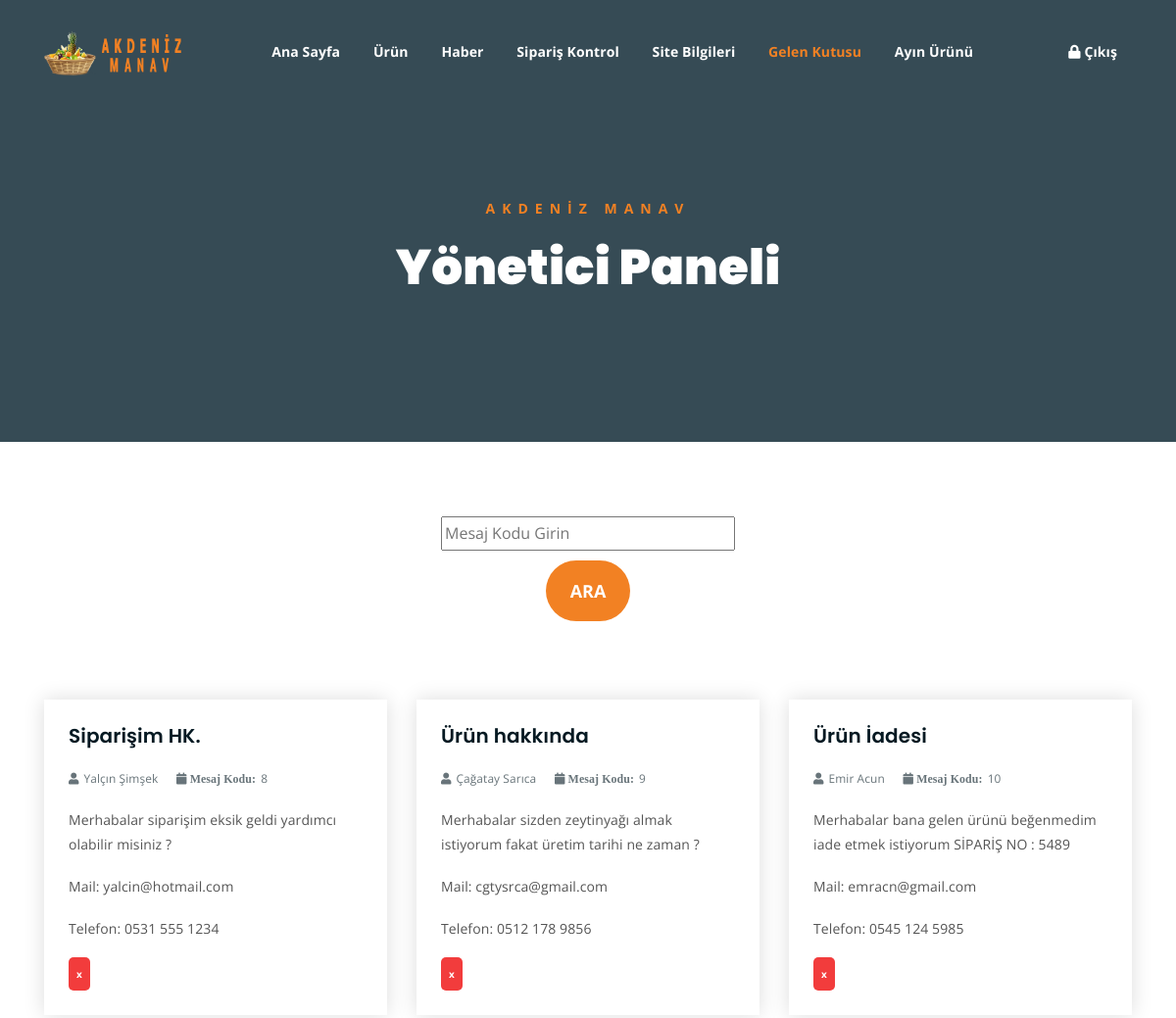
/gkutusu.php (signed in), run on the app's committed database.
### tables this page shows
CREATE TABLE `iletisim`  (
  `ads` varchar(255) NULL DEFAULT NULL,
  `mail` varchar(255) NULL DEFAULT NULL,
  `tel` varchar(255) NULL DEFAULT NULL,
  `konu` varchar(255) NULL DEFAULT NULL,
  `mesaj` varchar(255) NULL DEFAULT NULL,
  `id` int NOT NULL AUTO_INCREMENT,
  PRIMARY KEY (`id`) USING BTREE
);

### gkutusu.php (the view, shortened to what this page needs)
<!DOCTYPE html>
<html lang="tr">
<?php
include('baglan.php');
?>
<head>
	<link rel="stylesheet" href="assets/css/all.min.css">
	<link rel="stylesheet" href="assets/bootstrap/css/bootstrap.min.css">
	<link rel="stylesheet" href="assets/css/owl.carousel.css">
	<link rel="stylesheet" href="assets/css/magnific-popup.css">
	<link rel="stylesheet" href="assets/css/animate.css">
	<link rel="stylesheet" href="assets/css/meanmenu.min.css">
	<link rel="stylesheet" href="assets/css/main.css">
	<link rel="stylesheet" href="assets/css/responsive.css">
</head>
<body>
	<div class="breadcrumb-section breadcrumb-bg">
		<div class="container">
			<div class="row">
				<div class="col-lg-8 offset-lg-2 text-center">
					<div class="breadcrumb-text">
						<p>AKDENİZ MANAV</p>
						<h1>Yönetici Paneli</h1>
					</div>
				</div>
			</div>
		</div>
	</div>
	<div class="top-header-area" id="sticker">
		<div class="container">
			<div class="row">
				<div class="col-lg-12 col-sm-12 text-center">
					<div class="main-menu-wrap">
						<div class="site-logo">
							<a href="yonetim.php">
								<img src="assets/img/logo.png" alt="">
							</a>
						</div>
						<nav class="main-menu">
							<ul>
								<li><a href="yonetim.php">Ana Sayfa</a></li>
								<li><a href="#">Ürün</a>
								</li>
								<li><a href="#">Haber</a>
								</li>
								<li><a href="sipkon.php">Sipariş Kontrol</a></li>
								<li><a href="#">Site Bilgileri</a>
									</li>
									<li   class="current-list-item"><a href="gkutusu.php">Gelen Kutusu</a></li>
									<li><a href="ayurun.php">Ayın Ürünü</a></li>
								<li>
									<div class="header-icons">
										<a class="mobile-hide search-bar-icon" href="logout.php"><i class="fas fa-lock"></i>   Çıkış</a>
									</div>
								</li>
							</ul>
						</nav>
					</div>
				</div>
			</div>
		</div>
	</div>
	<br>
	<br>
	<br>
<?php
$searchTerm = $_GET['search'] ?? '';
$sql = "SELECT * FROM iletisim WHERE id LIKE '%$searchTerm%'";
$result = mysqli_query($conn, $sql);
if (mysqli_num_rows($result) > 0) {
	echo '<div style="text-align: center; margin-bottom: 10px;">';
    echo '<form method="GET" action="">';
    echo '<input type="text" name="search" placeholder="Mesaj Kodu Girin" value="' . $searchTerm . '" style="margin-bottom: 10px; width: 300px; font-size: 16px;">';
    echo '<br>';
    echo '<input type="submit" value="Ara" style="font-size: 18px; font-weight: bold; padding: 8px background-color: #4CAF50; color: white; border: none; border-radius: 5px; cursor: pointer;">';
    echo '</form>';
    echo '</div>';
    ?>
	<div class="latest-news mt-80 mb-80">
		<div class="container">
			<div class="row"><?php
    while ($row = mysqli_fetch_assoc($result)) {
        ?>
        <div class="col-lg-4 col-md-6">
            <div class="single-latest-news">
                <div class="news-text-box">
				 <h3><a><?php echo $row['konu']?></a></h3>
                    <p class="blog-meta">
                        <span class="author"><i class="fas fa-user"></i><?php echo $row['ads']?></span>
                        <span class="date"><i class="fas fa-calendar"> Mesaj Kodu:</i><?php echo $row['id']?></span>
                    </p>
                    <p class="excerpt"><?php echo nl2br($row['mesaj'])?></p>
					<p class="excerpt">Mail: <?php echo nl2br($row['mail'])?></p>
					<p class="excerpt">Telefon: <?php echo nl2br($row['tel'])?></p>
                    <input type="button" value="x" style="font-size: 10px; font-weight: bold; padding: 8px; background-color: #F23C3C; color: white; border: none; border-radius: 5px; cursor: pointer; " onclick="confirmDelete(<?php echo $row['id']; ?>)">
                </div>
            </div>
			<br>
			<br>
			<br>
			<br>
			<br>
        </div>
        <?php
    }
}
?>
</body>
</html>

### assets/css/main.css (style rules this page uses)
html { font-size: 14px; font-weight: 400; line-height: 28px; height: 100%; }
body { font-family: "Open Sans", sans-serif; font-weight: 400; font-size: 1rem; letter-spacing: 0.1px; line-height: 1.8; color: #051922; overflow-x: hidden; }
body img { max-width: 100%; }
a { cursor: pointer; text-decoration: none; -webkit-transition: all 0.2s ease-in-out; -o-transition: all 0.2s ease-in-out; transition: all 0.2s ease-in-out; }
h1, .h1, h2, .h2, h3, .h3, h4, .h4, h5, .h5, h6, .h6 { font-family: "Poppins", sans-serif; font-weight: 700; margin: 0 0 1.25rem 0; color: #051922; }
h1:last-child, .h1:last-child, h2:last-child, .h2:last-child, h3:last-child, .h3:last-child, h4:last-child, .h4:last-child, h5:last-child, .h5:last-child, h6:last-child, .h6:last-child { margin: 0; }
h1, .h1 { font-size: 4rem; font-weight: 700; line-height: 4rem; }
h3, .h3 { font-size: 2rem; font-weight: 700; line-height: 2.25rem; }
p { font-family: "Open Sans", sans-serif; font-weight: 400; font-size: 1rem; letter-spacing: 0.1px; line-height: 1.8; color: #051922; margin: 0 0 1.25rem 0; }
.mt-80 { margin-top: 80px; }
.mb-80 { margin-bottom: 80px; }
.breadcrumb-bg { background-image: url(../img/breadcrumb-bg.jpg); }
.breadcrumb-text p { color: #F28123; font-weight: 700; text-transform: uppercase; letter-spacing: 7px; }
.breadcrumb-text h1 { font-size: 50px; font-weight: 900; color: #fff; margin: 0; margin-top: 20px; }
.breadcrumb-section { padding: 150px 0; background-size: cover; background-position: center center; position: relative; z-index: 1; background-attachment: fixed; padding-top: 200px; }
.breadcrumb-section:after { position: absolute; left: 0; top: 0; width: 100%; height: 100%; content: ""; background-color: #07212e; z-index: -1; opacity: 0.8; }
.top-header-area { position: absolute; z-index: 999; width: 100%; padding: 25px 0; }
nav.main-menu ul { margin: 0; padding: 0; list-style: none; }
nav.main-menu ul li { display: inline-block; }
nav.main-menu ul li a { color: #fff; font-weight: 700; display: block; padding: 15px; }
nav.main-menu ul > li { position: relative; }
nav.main-menu ul li:last-child a { display: inline-block; }
nav.main-menu > ul li:last-child { float: right; }
.site-logo { float: left; max-width: 150px; }
.main-menu-wrap { position: relative; }
.header-icons a { color: #fff; display: inline-block; padding: 10px; }
.site-logo { padding: 6px 0; }
nav.main-menu ul li.current-list-item > a { color: #F28123; }
nav.main-menu li a { -webkit-transition: 0.3s; -o-transition: 0.3s; transition: 0.3s; }
.top-header-area .header-icons a { -webkit-transition: 0.3s; -o-transition: 0.3s; transition: 0.3s; }
.top-header-area { -webkit-transition: 0.3s; -o-transition: 0.3s; transition: 0.3s; }
.single-latest-news { -webkit-box-shadow: 0 0 20px #dddddd; box-shadow: 0 0 20px #dddddd; -webkit-transition: 0.3s; -o-transition: 0.3s; transition: 0.3s; }
input[type="submit"] { -webkit-transition: 0.3s; -o-transition: 0.3s; transition: 0.3s; border-radius: 50px !important; }
html, body { height: 100%; }
input[type="submit"] { background-color: #F28123; color: #051922; font-weight: 700; text-transform: uppercase; font-size: 15px; border: none !important; cursor: pointer; padding: 15px 25px; border-radius: 3px; }
.single-latest-news h3 { font-size: 20px; line-height: 1.25em; font-weight: 600; }
.single-latest-news h3 a { color: #051922; }
p.blog-meta span { margin-right: 15px; opacity: 0.6; color: #051922; font-size: 0.85em; }
p.blog-meta span:last-child { margin-right: 0; }
p.blog-meta span i { margin-right: 5px; }
p.excerpt { line-height: 1.8; color: #555; }
.news-text-box { padding: 25px; border-bottom-left-radius: 5px; border-bottom-right-radius: 5px; }
.single-latest-news { margin-bottom: 30px; }

### data on the page
iletisim: konu "Siparişim HK.", ads "Yalçın Şimşek", id "8", mesaj "Merhabalar siparişim eksik geldi yardımcı olabilir misiniz ?", mail "yalcin@hotmail.com", tel "0531 555 1234"
iletisim: konu "Ürün hakkında", ads "Çağatay Sarıca", id "9", mesaj "Merhabalar sizden zeytinyağı almak istiyorum fakat üretim tarihi ne zaman ?", mail "cgtysrca@gmail.com", tel "0512 178 9856"
iletisim: konu "Ürün İadesi", ads "Emir Acun", id "10", mesaj "Merhabalar bana gelen ürünü beğenmedim iade etmek istiyorum SİPARİŞ NO : 5489", mail "emracn@gmail.com", tel "0545 124 5985"
